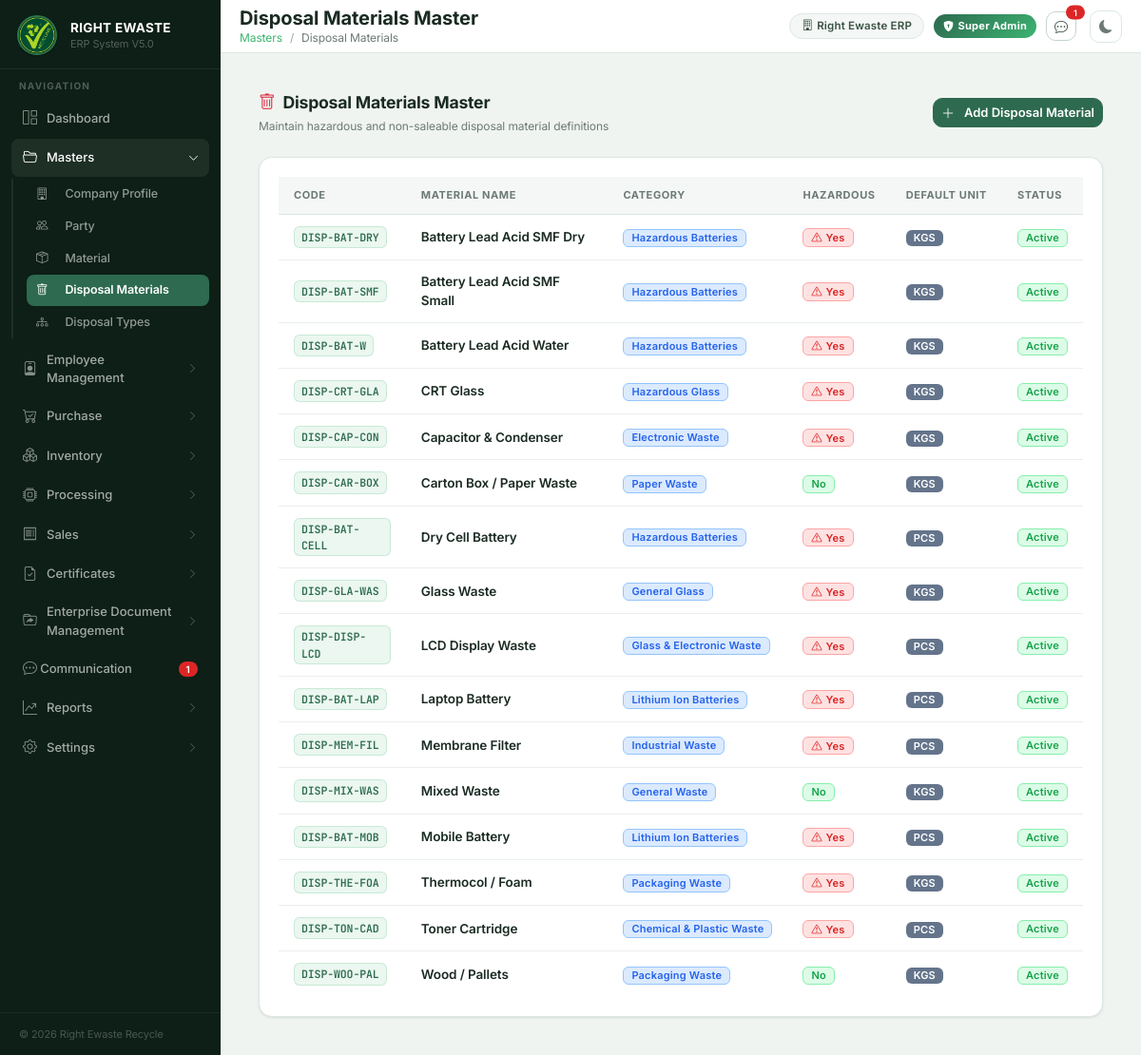
/masters/disposal-materials, run on the app's committed database.
### tables this page shows
CREATE TABLE disposal_material_master (
    id INTEGER PRIMARY KEY AUTOINCREMENT,
    material_code TEXT NOT NULL UNIQUE,
    material_name TEXT NOT NULL UNIQUE,
    category TEXT NOT NULL DEFAULT 'Hazardous E-Waste',
    is_hazardous INTEGER NOT NULL DEFAULT 1 CHECK(is_hazardous IN (0, 1)),
    default_unit TEXT NOT NULL DEFAULT 'KGS',
    is_active INTEGER NOT NULL DEFAULT 1 CHECK(is_active IN (0, 1)),
    description TEXT,
    remarks TEXT,
    created_at DATETIME DEFAULT CURRENT_TIMESTAMP,
    updated_at DATETIME DEFAULT CURRENT_TIMESTAMP
);

### backend/routes/disposal.py (the view, shortened to what this page needs)
@disposal_bp.route("/masters/disposal-materials", methods=["GET", "POST"])
def disposal_materials_master():
    materials = disposal_repository.get_all_disposal_materials()
    return render_template("masters/disposal_materials.html", materials=materials)

### backend/app.py (called while the page is built)
@app.context_processor
def utility_processor():
    def modify_query(**new_values):
        args = request.args.to_dict()
        for key, value in new_values.items():
            args[key] = str(value)
        return urlencode(args)
    from routes.communication import get_global_unread_count
    return dict(modify_query=modify_query, unread_chat_count=get_global_unread_count)

### backend/database.py (called while the page is built)
def get_connection():
    conn = sqlite3.connect(DATABASE)
    conn.row_factory = sqlite3.Row
    conn.execute("PRAGMA foreign_keys = ON")
    return conn

### backend/repositories/disposal_repository.py (called while the page is built)
def get_all_disposal_materials():
    seed_default_disposal_masters()
    conn = get_connection()
    try:
        cursor = conn.cursor()
        cursor.execute("SELECT * FROM disposal_material_master ORDER BY material_name ASC")
        return [dict(row) for row in cursor.fetchall()]
    finally:
        conn.close()

### backend/routes/communication.py (called while the page is built)
def get_current_user_id():
    if "user" in session and isinstance(session["user"], dict):
        return session["user"].get("user_id", 1)
    return 1

def get_global_unread_count():
    user_id = get_current_user_id()
    conn = get_connection()
    try:
        cursor = conn.cursor()
        cursor.execute("""
            SELECT COUNT(*) FROM messages m
            JOIN conversation_participants cp ON m.conversation_id = cp.conversation_id
            WHERE cp.user_id = ? AND m.sender_id != ?
              AND cp.status = 'ACTIVE'
              AND m.id > COALESCE(cp.last_read_message_id, 0)
        """, (user_id, user_id))
        return cursor.fetchone()[0]
    except Exception:
        return 0
    finally:
        conn.close()

### backend/security.py (called while the page is built)
def get_csrf_token():
    token = session.get(_CSRF_SESSION_KEY)
    if token is None:
        token = secrets.token_urlsafe(32)
        session[_CSRF_SESSION_KEY] = token
    return token

### backend/templates/masters/disposal_materials.html (shortened to what this page needs)
{% extends "shared/base.html" %}
{% block page_title %}Disposal Materials Master{% endblock %}
{% block breadcrumb %}
<li class="breadcrumb-item"><a href="/material">Masters</a></li>
<li class="breadcrumb-item active">Disposal Materials</li>
{% endblock %}
{% block content %}
<div class="container-fluid py-3">
    <div class="d-flex justify-content-between align-items-center mb-4">
        <div>
            <h4 class="mb-1 fw-bold"><i class="bi bi-trash text-danger me-2"></i>Disposal Materials Master</h4>
            <p class="text-muted small mb-0">Maintain hazardous and non-saleable disposal material definitions</p>
        </div>
        <button class="btn btn-primary btn-sm fw-semibold" data-bs-toggle="modal" data-bs-target="#addMaterialModal">
            <i class="bi bi-plus-lg me-1"></i>Add Disposal Material
        </button>
    </div>
    <div class="card border-0 shadow-sm rounded-3">
        <div class="card-body p-0">
            <div class="table-responsive">
                <table class="table table-hover align-middle mb-0">
                    <thead>
                        <tr>
                            <th class="ps-3">Code</th>
                            <th>Material Name</th>
                            <th>Category</th>
                            <th>Hazardous</th>
                            <th>Default Unit</th>
                            <th>Status</th>
                        </tr>
                    </thead>
                    <tbody>
                        {% if materials %}
                        {% for m in materials %}
                        <tr>
                            <td class="ps-3"><code class="code-cell">{{ m.material_code }}</code></td>
                            <td class="fw-semibold">{{ m.material_name }}</td>
                            <td><span class="badge bg-info-subtle">{{ m.category }}</span></td>
                            <td>
                                {% if m.is_hazardous %}
                                <span class="badge bg-danger-subtle"><i class="bi bi-exclamation-triangle me-1"></i>Yes</span>
                                {% else %}
                                <span class="badge bg-success-subtle">No</span>
                                {% endif %}
                            </td>
                            <td><span class="badge bg-secondary">{{ m.default_unit }}</span></td>
                            <td>
                                {% if m.is_active %}
                                <span class="badge bg-success-subtle">Active</span>
                                {% else %}
                                <span class="badge bg-secondary">Inactive</span>
                                {% endif %}
                            </td>
                        </tr>
                        {% endfor %}
                        {% else %}
                        <tr>
                            <td colspan="6" class="text-center py-4 text-muted">No disposal materials defined.</td>
                        </tr>
                        {% endif %}
                    </tbody>
                </table>
            </div>
        </div>
    </div>
</div>
{% endblock %}

### data on the page
disposal_material_master: material_code "DISP-BAT-DRY", material_name "Battery Lead Acid SMF Dry", category "Hazardous Batteries", is_hazardous 1 (drawn), default_unit "KGS", is_active "Active"
disposal_material_master: material_code "DISP-BAT-SMF", material_name "Battery Lead Acid SMF Small", category "Hazardous Batteries", is_hazardous 1 (drawn), default_unit "KGS", is_active "Active"
disposal_material_master: material_code "DISP-BAT-W", material_name "Battery Lead Acid Water", category "Hazardous Batteries", is_hazardous 1 (drawn), default_unit "KGS", is_active "Active"
disposal_material_master: material_code "DISP-CRT-GLA", material_name "CRT Glass", category "Hazardous Glass", is_hazardous 1 (drawn), default_unit "KGS", is_active "Active"
disposal_material_master: material_code "DISP-CAP-CON", material_name "Capacitor & Condenser", category "Electronic Waste", is_hazardous 1 (drawn), default_unit "KGS", is_active "Active"
disposal_material_master: material_code "DISP-CAR-BOX", material_name "Carton Box / Paper Waste", category "Paper Waste", is_hazardous "No", default_unit "KGS", is_active "Active"
disposal_material_master: material_code "DISP-BAT-CELL", material_name "Dry Cell Battery", category "Hazardous Batteries", is_hazardous 1 (drawn), default_unit "PCS", is_active "Active"
disposal_material_master: material_code "DISP-GLA-WAS", material_name "Glass Waste", category "General Glass", is_hazardous 1 (drawn), default_unit "KGS", is_active "Active"
disposal_material_master: material_code "DISP-DISP-LCD", material_name "LCD Display Waste", category "Glass & Electronic Waste", is_hazardous 1 (drawn), default_unit "PCS", is_active "Active"
disposal_material_master: material_code "DISP-BAT-LAP", material_name "Laptop Battery", category "Lithium Ion Batteries", is_hazardous 1 (drawn), default_unit "PCS", is_active "Active"
disposal_material_master: material_code "DISP-MEM-FIL", material_name "Membrane Filter", category "Industrial Waste", is_hazardous 1 (drawn), default_unit "PCS", is_active "Active"
disposal_material_master: material_code "DISP-MIX-WAS", material_name "Mixed Waste", category "General Waste", is_hazardous "No", default_unit "KGS", is_active "Active"
disposal_material_master: material_code "DISP-BAT-MOB", material_name "Mobile Battery", category "Lithium Ion Batteries", is_hazardous 1 (drawn), default_unit "PCS", is_active "Active"
disposal_material_master: material_code "DISP-THE-FOA", material_name "Thermocol / Foam", category "Packaging Waste", is_hazardous 1 (drawn), default_unit "KGS", is_active "Active"
disposal_material_master: material_code "DISP-TON-CAD", material_name "Toner Cartridge", category "Chemical & Plastic Waste", is_hazardous 1 (drawn), default_unit "PCS", is_active "Active"
disposal_material_master: material_code "DISP-WOO-PAL", material_name "Wood / Pallets", category "Packaging Waste", is_hazardous "No", default_unit "KGS", is_active "Active"

### other printed values
{{ u_count if u_count <= 99 else '99+' }} "1"
